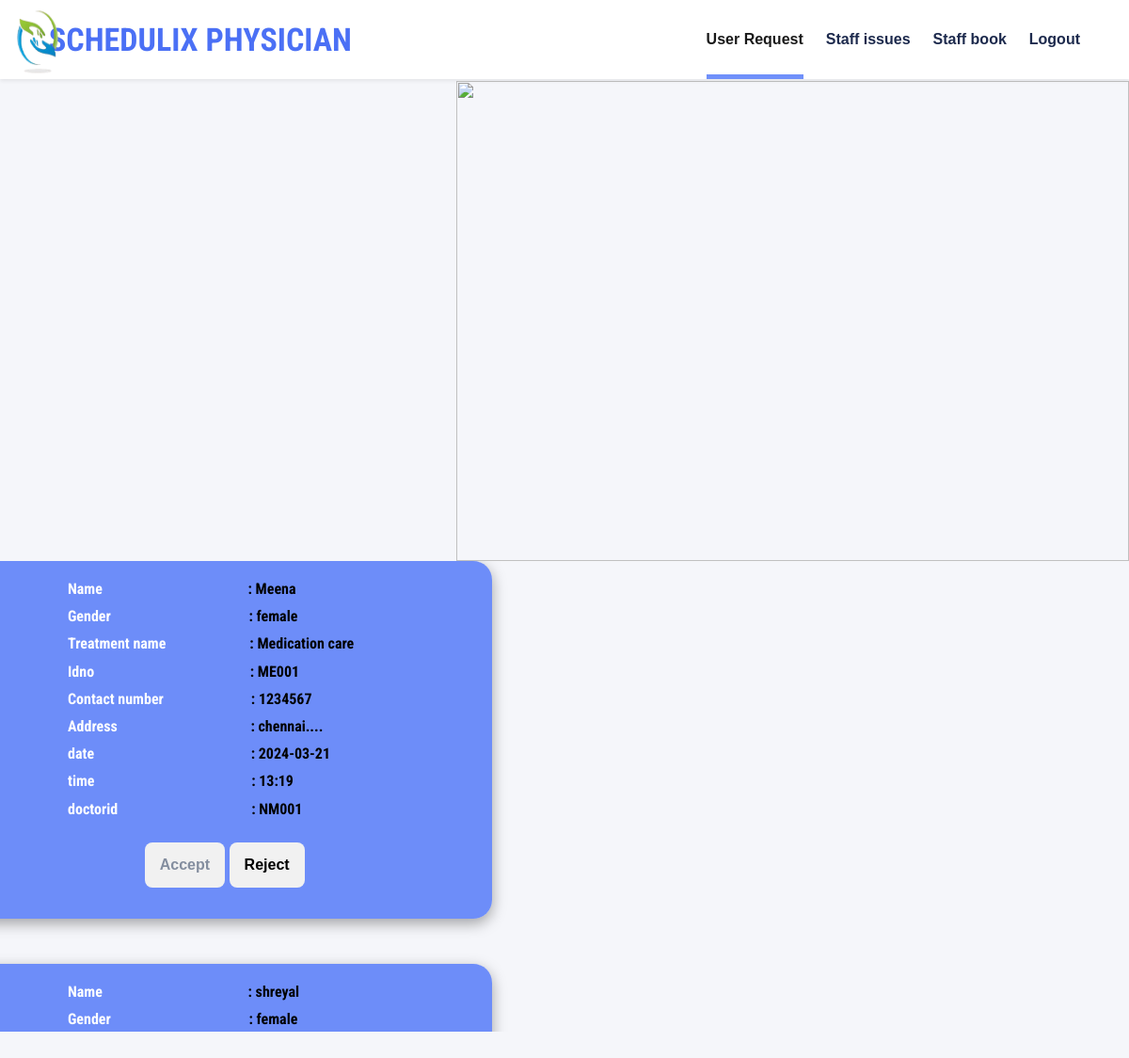
The app's page /Ufetch.php (signed in) with its own data.
### tables this page shows
CREATE TABLE `user` (
  `id` int(100) NOT NULL,
  `name` varchar(50) NOT NULL,
  `treatmentname` varchar(50) NOT NULL,
  `email` varchar(50) NOT NULL,
  `contact` varchar(50) NOT NULL,
  `address` varchar(50) NOT NULL,
  `gender` varchar(50) NOT NULL,
  `idno` varchar(50) NOT NULL,
  `date` varchar(200) NOT NULL,
  `time` varchar(200) NOT NULL,
  `doctorid` varchar(200) NOT NULL,
  `status` varchar(50) NOT NULL,
  `userid` varchar(50) NOT NULL,
  `fees` varchar(200) NOT NULL
);

### Ufetch.php (the view, shortened to what this page needs)
<!DOCTYPE html>
<html>
<head>
<head>
  <link href="https://cdnjs.cloudflare.com/ajax/libs/font-awesome/5.15.0/css/all.min.css" rel="stylesheet">
  <link href="https://cdn.jsdelivr.net/npm/bootstrap-icons@1.4.1/font/bootstrap-icons.css" rel="stylesheet">
  <link href="lib/owlcarousel/assets/owl.carousel.min.css" rel="stylesheet">
  <link href="lib/tempusdominus/css/tempusdominus-bootstrap-4.min.css" rel="stylesheet" />
  <link href="css/bootstrap.min.css" rel="stylesheet">
  <link href="css/style.css" rel="stylesheet">
</head>
<body>
    <div class="container-fluid sticky-top bg-white shadow-sm">
        <div class="container">
            <nav class="navbar navbar-expand-lg bg-white navbar-light py-3 py-lg-0">
                <a href="index.html" class="navbar-brand">
                    <h1 class="m-0 text-uppercase text-primary"><img src="img/doc_logo.png" alt="Logo" style="width: 80px;margin-right: 10px;height: 85px;position: fixed;left: 0%;top: 0%;"></i>SCHEDULIX PHYSICIAN</h1>
                </a>
                <div class="collapse navbar-collapse" id="navbarCollapse">
                    <div class="navbar-nav ms-auto py-0">
                        <a href="Ufetch.php" class="nav-item nav-link active">User Request</a>
                      <a href="Raiseissue.html" class="nav-item nav-link ">Staff issues</a>
                      <a href="staffbooking.php" class="nav-item nav-link ">Staff book</a>
                        <a href="logout.php" class="nav-item nav-link">Logout</a>
                    </div>
                </div>
            </nav>
        </div>
    </div>
    <img src="img/hdc-7.jpg"/>
    <br>
<center class="card-scroll">
<?php
        $db_host = 'localhost';
        $db_user = 'root';
        $db_pass = '';
        $db_name = 'nurturecare';
        $conn = new mysqli($db_host, $db_user, $db_pass, $db_name);
        $id = $_SESSION['idno'];
        $sql = "SELECT * FROM user WHERE doctorid='$id'";
        $result = $conn->query($sql);
        if ($result->num_rows > 0) {
            while ($row = $result->fetch_assoc()) {
                $name = $row['name'];
                $treatmentname = $row['treatmentname'];
                $idno = $row['idno'];
                $contact = $row['contact'];
                $address = $row['address'];
                $gender = $row['gender'];
                $date = $row['date'];
                $time = $row['time'];
                $doctorid = $row['doctorid'];
                echo '<div class="row det"style="width: 1164px; ">';
               echo '<div class="column" style="width: 60%;">';
               echo '<h2>Name <span class="name">: '. $name .'</span></h2>';
                  echo '<h2>Gender <span class="exp">: '. $gender .'</span></h2>';
               echo '<h2>Treatment name<span class="tname">: '.$treatmentname.'</span></h2>';
               echo '<h2>Idno <span class="staff">: '.$idno.'</span> </h2>';
               echo '<h2>Contact number<span class="contact">: '.$contact.'</span> </h2>';
               echo '<h2>Address <span class="address">: '.$address.'</span></h2>';
               echo '<h2>date <span class="date">: '.$date.'</span></h2>';
               echo '<h2>time <span class="time">: '.$time.'</span></h2>';
               echo '<h2> doctorid<span class="doctorid">: '.$doctorid.'</span></h2>';
               echo '<div style="margin-left: -311px;
               margin-top: 26px;"> <a href="accept.php?id='.$row['id'].'"> <button class="btn">Accept</button></a>  <a href="reject.php?id='.$row['id'].'"><button class="btn">Reject</a></div><br><br>';
               echo '</div>';
               echo '</div>';
               echo '</div><br><br>';
            }
        } else {
            echo 'No images found in the table.';
        }
        ?>
 </center>
</body>
</html>

### css/style.css (style rules this page uses)
.btn { font-weight: 700; transition: .5s; }
.navbar-light .navbar-nav .nav-link { font-family: 'Jost', sans-serif; position: relative; margin-left: 24px; padding: 30px 0; font-size: 16px; font-weight: 700; color: var(--dark); outline: none; transition: .5s; }
.navbar-brand h1 { font-size: 34px; }
.navbar-light .navbar-nav .nav-link:hover, .navbar-light .navbar-nav .nav-link.active { color: #4B70F5(--primary); }
@media (min-width: 992px) { .navbar-light .navbar-nav .nav-link::before { position: absolute; content: ""; width: 0; height: 5px; bottom: 0; left: 50%; background: var(--primary); transition: .5s; } }
@media (min-width: 992px) { .navbar-light .navbar-nav .nav-link:hover::before, .navbar-light .navbar-nav .nav-link.active::before { width: 100%; left: 0; } }

### Ufetch.php (style rules this page uses)
* { box-sizing: border-box; }
img, svg { width: 715px; height: 510px; margin-top: 2px; float: right; }
body { overflow-x: hidden; font-family: "Segoe UI", Tahoma, Geneva, Verdana, sans-serif; }
.column { float: left; width: 113%; height: 100%; padding: 10px; margin-right: 10px; color: black; }
.row:after { content: ""; display: table; clear: both; }
.btn { border: none; outline: none; padding: 12px 16px; background-color: #f1f1f1; cursor: pointer; }
div.column { outline-color: #97dcd3; background-color: #2a5af8ab; margin-left: -163px; padding-left: 450px; height: 380px; box-shadow: rgba(0, 0, 0, 0.35) 0px 5px 15px; border-radius:20px }
span.name { margin-left: 151px; color: black; }
span.tname { margin-left: 89px; color: black; }
span.exp { margin-left: 143px; color: black; }
span.staff { margin-left: 162px; color: black; }
span.contact { margin-left: 93px; color: black; }
span.address { margin-left: 138px; color: black; }
span.date { margin-left: 163px; color: black; }
span.time { margin-left: 163px; color: black; }
span.doctorid { margin-left: 142px; color: black; }
h2 { text-align: start; color: white; font-size: 16px; margin-left: -203px; }
body { overflow-x: hidden; font-family: Arial, sans-serif; margin: 0; padding: 0; background-color: #f5f5f5; }
nav { background-color:#97dcd3; color: white; padding: 10px; text-align: center; }
a { text-decoration: none; color: black; }
h2 { margin-top: 10px; }
:root { --primary: #2a5af8ab; --secondary: #354F8E; --light: #EFF5F9; --dark: #1D2A4D; }
body { background: #f5f6fa; }
.card-scroll { overflow-y: auto; overflow-x: hidden; height: 500px; margin-right: 10px; margin-top: -13px; width: 540px; }

### records on screen
user: name "Meena", gender "female", treatmentname "Medication care", idno "ME001", contact "1234567", address "chennai....", date "2024-03-21", time "13:19", doctorid "NM001"
user: name "shreyal", gender "female"
